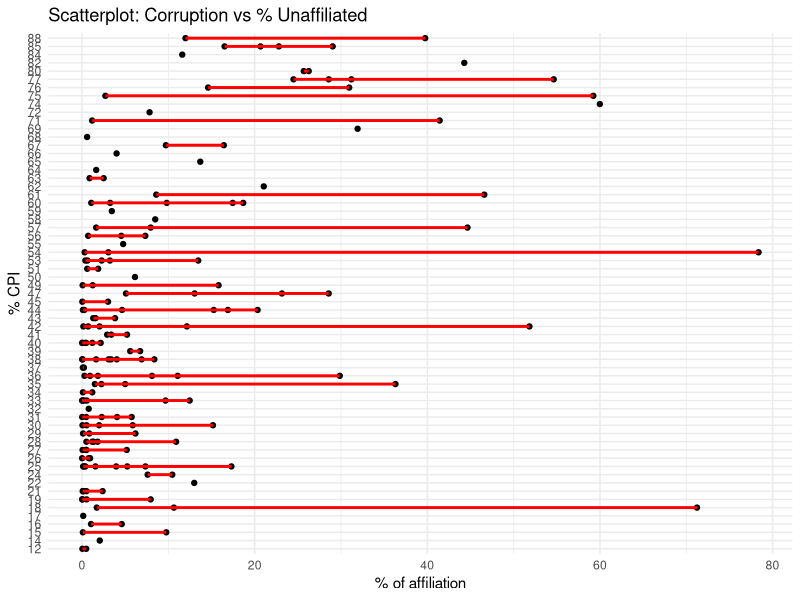
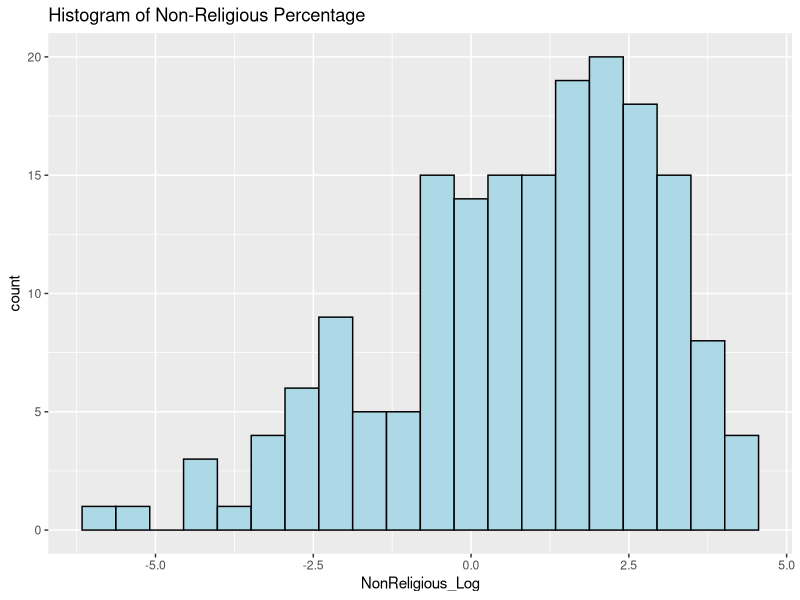
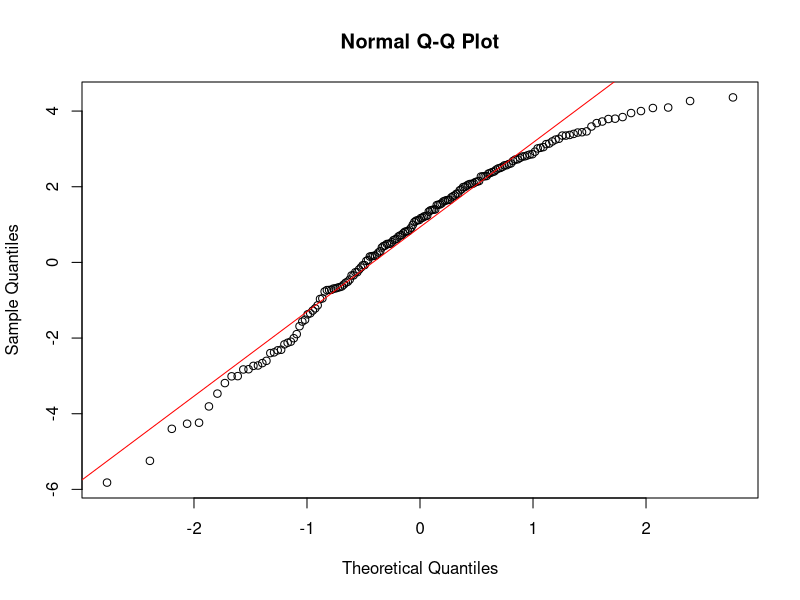
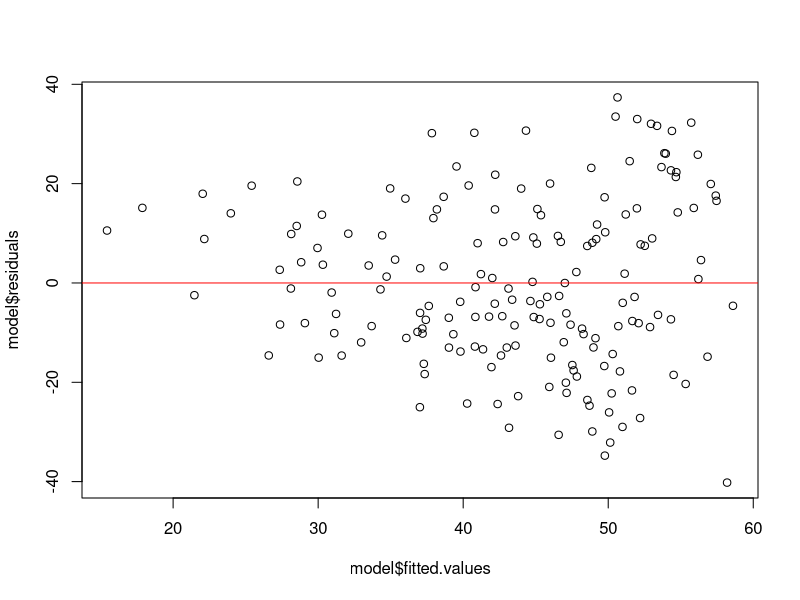
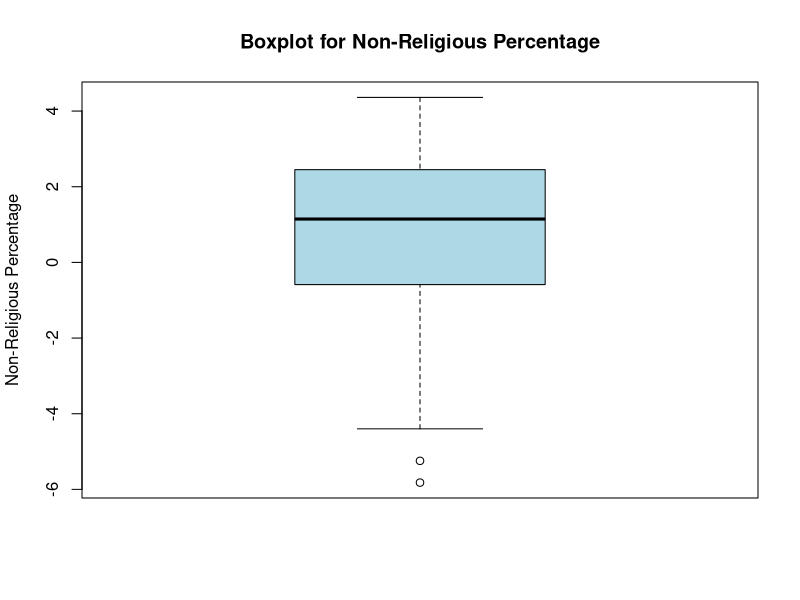
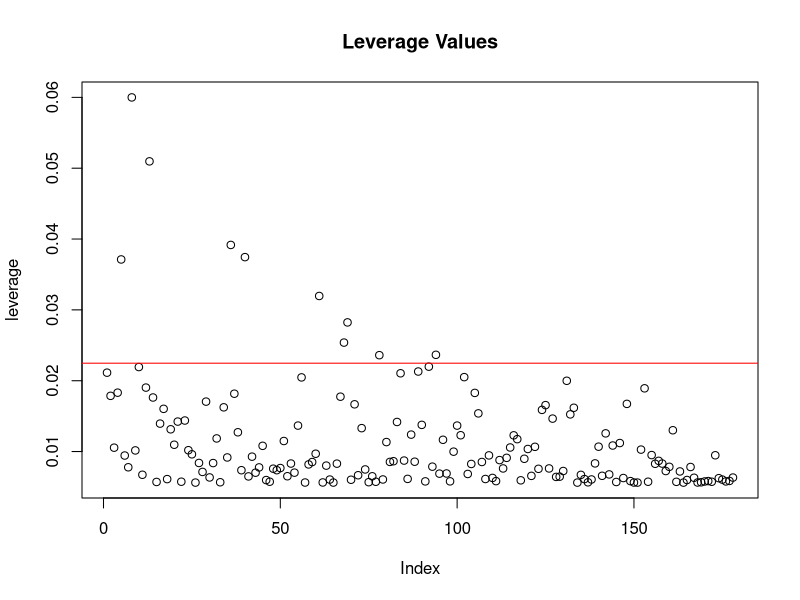
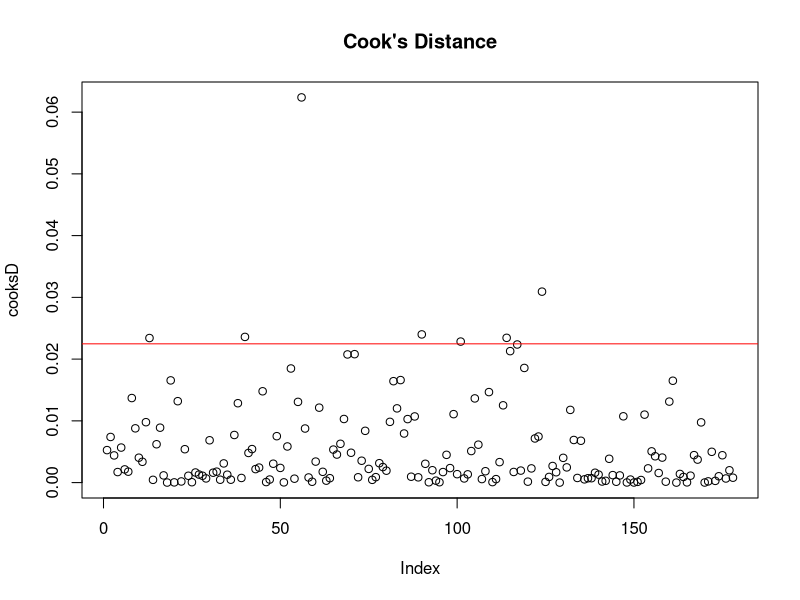
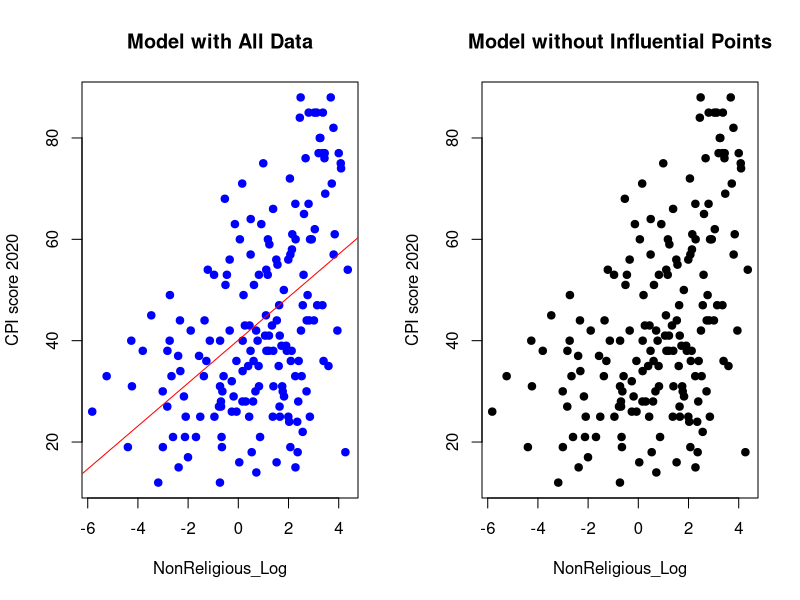

Reproduce these figures in R, in order. (Note: this script raises an error after producing the figures.)
## ---- chunk 1
# Load tidyverse and readr packages

library(tidyverse)
library(readr)

# Import religion_by_country and corruption_by_country datasets

religion_by_country <- read_csv("religion-by-country-2024.csv")

corruption_by_country <- read_delim("CPI2020_for_merge.csv", delim = ";", escape_double = FALSE, trim_ws = TRUE)

## ---- chunk 2
# We have missing data for 2020 for United State, so we are gonna use the data from 2010 as an alternative

religion_by_country[religion_by_country$country == "United States", c("ReligionByCountry_TotalReligious_2020",  "religionByCountry_christians_2020", 
"religionByCountry_muslims_2020", "religionByCountry_hindus_2020", 
"religionByCountry_buddhists_2020", "religionByCountry_folkReligions_2020", 
"religionByCountry_jews_2020", "religionByCountry_other_2020", 
"religionByCountry_unaffiliated_2020")] <- religion_by_country[religion_by_country$country == "United States", c("total", "religionByCountry_christians", 
"religionByCountry_muslims", "religionByCountry_hindus", 
"religionByCountry_buddhists", "religionByCountry_folkReligions", 
"religionByCountry_jews", "religionByCountry_other", 
"religionByCountry_unaffiliated")]

#This piece of code copies the data for United States from 2010 into 2020 columns
## ---- chunk 3

dput(names(religion_by_country))


# Filter religion_by_country dataset only including the data from 2020

religion_by_country <- religion_by_country %>% select("country", "ReligionByCountry_TotalReligious_2020",  "religionByCountry_christians_2020", 
"religionByCountry_muslims_2020", "religionByCountry_hindus_2020", 
"religionByCountry_buddhists_2020", "religionByCountry_folkReligions_2020", 
"religionByCountry_jews_2020", "religionByCountry_other_2020", 
"religionByCountry_unaffiliated_2020")



## ---- chunk 4
# Create new columns

#Total population
percentage_religion_by_country <- religion_by_country %>% mutate(
  total_population = ReligionByCountry_TotalReligious_2020 + religionByCountry_unaffiliated_2020
)

#Proportion of individuals from each religion
percentage_religion_by_country <- percentage_religion_by_country %>% mutate(
  percentage_ReligionByCountry_TotalReligious_2020 = ((ReligionByCountry_TotalReligious_2020
)/total_population)*100,
  percentage_religionByCountry_christians_2020 = ((religionByCountry_christians_2020
)/total_population)*100,
percentage_religionByCountry_muslims_2020 =((religionByCountry_muslims_2020
)/total_population)*100,
percentage_religionByCountry_hindus_2020 = ((religionByCountry_hindus_2020
)/total_population)*100,
percetage_religionByCountry_buddhists_2020 = ((religionByCountry_buddhists_2020
)/total_population)*100,
percentage_religionByCountry_folkReligions_2020 = ((religionByCountry_folkReligions_2020
)/total_population)*100,
percentage_religionByCountry_jews_2020 = ((religionByCountry_jews_2020
)/total_population)*100,
percentage_religionByCountry_other_2020 = ((religionByCountry_other_2020
)/total_population)*100,
percentage_religionByCountry_unaffiliated_2020 = ((religionByCountry_unaffiliated_2020
)/total_population)*100
)

# Remove the other columns that do not include the proportions of individuals
percentage_religion_by_country <- percentage_religion_by_country %>% select(-starts_with("religion", ignore.case = TRUE))

## ---- chunk 5
# Rename "Country" to "country" from corruption_by_country dataset

corruption_by_country <- corruption_by_country %>% rename(country = Country)

# Use full_join() from tidyverse to merge the datasets by country. By doing that, if a country is included in the dataset 1 but not in dataset 2, the columms of dataset 2 will contain "NA" values for that rows and viceversa

merged_dataset <- full_join(percentage_religion_by_country, corruption_by_country, by = "country")

## ---- chunk 6
# Remove from merged_dataset those countries with NA values for total_population

merged_dataset <- merged_dataset %>% filter(!is.na(total_population))

# Remove from merged_dataset those countries with NA values for CPI score 2020

merged_dataset <- merged_dataset %>% filter(!is.na(`CPI score 2020`))

## ---- chunk 7
# Load ggplot2 library
library(ggplot2)

# Example: Scatterplot to check linearity
ggplot(merged_dataset, aes(x = percentage_religionByCountry_unaffiliated_2020, y = `CPI score 2020`)) +
  geom_point() +                          # Plot the data points
  geom_smooth(method = "lm", se = FALSE, col = "red") +  # Add a linear regression line
  labs(title = "Scatterplot: Corruption vs % Unaffiliated",
       x = "% of affiliation", y = "% CPI") +
  theme_minimal()


## ---- chunk 8
# Histogram for each variable

# Apply log transformation
merged_dataset$NonReligious_Log <- log(merged_dataset$percentage_religionByCountry_unaffiliated_2020)

# Check histogram for CPI score 2020
# ggplot(merged_dataset, aes(x = `CPI score 2020`)) + 
#   geom_histogram(bins = 20, fill = "lightblue", color = "black") +
#   labs(title = "Histogram of Corruption Index")

# Check histogram for original non-religious percentage
ggplot(merged_dataset, aes(x = NonReligious_Log)) + 
  geom_histogram(bins = 20, fill = "lightblue", color = "black") +
  labs(title = "Histogram of Non-Religious Percentage")

# Q-Q plot for CPI score 2020
# qqnorm(merged_dataset$`CPI score 2020`)
# qqline(merged_dataset$`CPI score 2020`, col = "red")

# Q-Q plot for original non-religious percentage
qqnorm(merged_dataset$NonReligious_Log)
qqline(merged_dataset$NonReligious_Log, col = "red")



## ---- chunk 9

model <- lm(`CPI score 2020` ~ `NonReligious_Log`, data = merged_dataset)
plot(model$residuals ~ model$fitted.values)
abline(h = 0, col = "red")

## ---- chunk 10
# Boxplot to check for outliers in 'percentage_religionByCountry_unaffiliated_2020'
boxplot(merged_dataset$NonReligious_Log,
        main = "Boxplot for Non-Religious Percentage",
        ylab = "Non-Religious Percentage",
        col = "lightblue")

## ---- chunk 11

leverage <- hatvalues(model)
plot(leverage, main = "Leverage Values")
abline(h = 2*(length(coef(model))/nrow(merged_dataset)), col = "red")  # Threshold line

summary(leverage)

## ---- chunk 12

# Calculate Cook's Distance
cooksD <- cooks.distance(model)

# Plot Cook's Distance
plot(cooksD, main = "Cook's Distance")
abline(h = 4/length(cooksD), col = "red")  # Reference line for Cook's Distance at 4/n

# Identify influential observations
influential_points <- which(cooksD > 4/length(cooksD))
cat("The influential observations are: ", influential_points, "\n")

influential_data <- merged_dataset[influential_points, ]
print("Influential data:")
print(influential_data)


## ---- chunk 13
# Create side-by-side plots
par(mfrow = c(1, 2))  # Set up for two plots

# Model with all data
plot(merged_dataset$NonReligious_Log, merged_dataset$`CPI score 2020`, 
     main = "Model with All Data", 
     xlab = "NonReligious_Log", ylab = "CPI score 2020", pch = 19, col = "blue")
abline(model, col = "red")

# Model without influential observations
plot(merged_dataset$NonReligious_Log, merged_dataset$`CPI score 2020`, 
     main = "Model without Influential Points", 
     xlab = "NonReligious_Log", ylab = "CPI score 2020", pch = 19, col = "black")
abline(model_without_influential, col = "green")
## ---- chunk 14

# Create the model with all data
model <- lm(`CPI score 2020` ~ `NonReligious_Log`, data = merged_dataset)

# Create the model without the influential points
model_without_influential <- lm(`CPI score 2020` ~ `NonReligious_Log`, 
                                data = merged_dataset[-influential_points, ])

# Print the coefficients for the model with all data
coef_all_data <- coef(model)
cat("Coefficients for the model with all data:\n")
print(coef_all_data)

# Print the coefficients for the model without influential observations
coef_without_influential <- coef(model_without_influential)
cat("\nCoefficients for the model without influential points:\n")
print(coef_without_influential)


